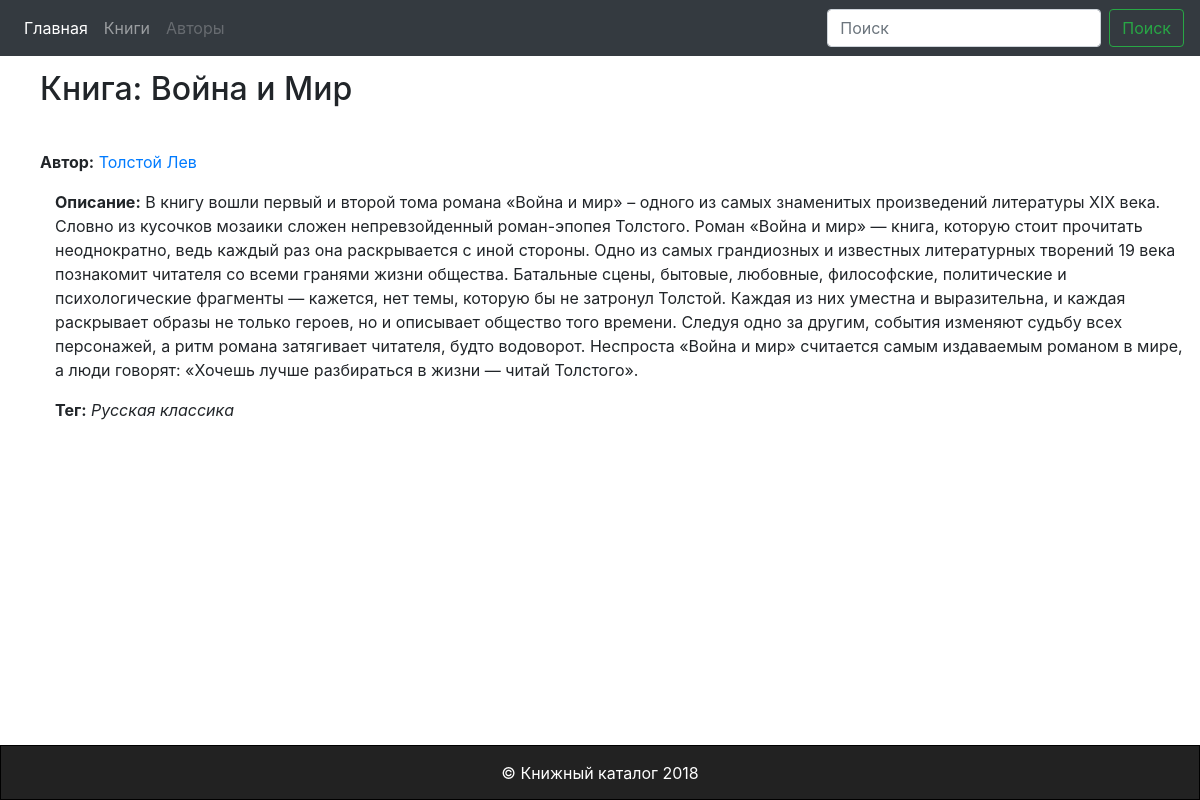
/book/2/, run on the app's committed database.
### mainapp/models.py (models this page shows, shortened)
class Book(models.Model):
    name = models.CharField(verbose_name='имя книги', max_length=150)
    date = models.DateField('Дата публикации', auto_now=True)
    short_desc = models.TextField(verbose_name='краткое описание', max_length=3000, blank=True)
    preview = models.ImageField(verbose_name='обложка книги', blank=True)
    author = models.ForeignKey(Author, on_delete=models.SET_NULL, null=True)
    tag = models.ManyToManyField(Tags, help_text='Укажите тег для этой книги')
    class Meta:
        ordering = ["name", "-date"]

class Author(models.Model):
    name = models.CharField(verbose_name='имя автора', max_length=60)
    surname = models.CharField(verbose_name='фамилия автора', max_length=60)
    patronymic = models.CharField(verbose_name='отчество автора', max_length=60, blank=True)
    email = models.EmailField(verbose_name='электронная почта автора', max_length=50, blank=True)
    phone = models.CharField(verbose_name='телефон автора', max_length=20, blank=True)
    class Meta:
        ordering = ["surname", "name"]
    def __str__(self):
        return '{0} {1}'.format(self.surname, self.name)

class Tags(models.Model):
    name = models.CharField(verbose_name='имя тега', max_length=200)
    description = models.TextField(verbose_name='описание тега', blank=True)
    active_flag = models.CharField(max_length=30, blank=True)
    def __str__(self):
        return self.name

### mainapp/views.py (the view)
# urls.py: url(r'^book/(?P<pk>[0-9]+)/$', views.BookDetailView.as_view(), name='book'),
class BookDetailView(generic.DetailView):
    template_name = 'mainapp/book.html'
    model = Book

### mainapp/templates/mainapp/book.html (shortened to what this page needs)
{% extends 'mainapp/base.html' %}
{% block content %}
    <div class="main">
        <div class="block1">
            <h2>Книга: {{ book.name }}</h2>
            <div class="author">
                <p><strong>Автор:</strong> <a href="">{{ book.author }}</a></p>
            </div>
            <div class="descript">
                <p><strong>Описание:</strong> {{ book.short_desc }}</p>
                <p><strong>Тег:</strong> {% for tags in book.tag.all %} <i>{{ tags }}</i>{% if not forloop.last %}, {% endif %}{% endfor %}</p>
            </div>
        </div>
    </div>
{% endblock %}

### mainapp/static/css/style.css (style rules this page uses)
.main { margin-top: 70px; margin-left: 20px; margin-bottom: 20px; }
.block1 { margin-top: 15px; margin-left: 20px; }
.descript { margin: 10px; margin-left: 15px; padding-bottom: 30px; }
.author { margin-top: 10px; }

### data on the page
Book: name "Война и Мир", author "Толстой Лев", short_desc "В книгу вошли первый и второй тома романа «Война и мир» – одного из самых знаменитых произведений литературы XIX века. Словно из кусочков мозаики сложен непревзойденный роман-эпопея Толстого. Роман «Война и мир» — книга, которую стоит прочитать неоднократно, ведь каждый раз она раскрывается с иной стороны. Одно из самых грандиозных и известных литературных творений 19 века познакомит читателя со всеми гранями жизни общества. Батальные сцены, бытовые, любовные, философские, политические и психологические фрагменты — кажется, нет темы, которую бы не затронул Толстой. Каждая из них уместна и выразительна, и каждая раскрывает образы не только героев, но и описывает общество того времени. Следуя…"
Tags: name "Русская классика"
